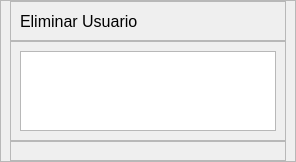
               <widget class="QWidget" name="pageE_Eliminar">
                <layout class="QHBoxLayout" name="horizontalLayout_13">
                 <property name="spacing">
                  <number>0</number>
                 </property>
                 <property name="leftMargin">
                  <number>0</number>
                 </property>
                 <property name="topMargin">
                  <number>0</number>
                 </property>
                 <property name="rightMargin">
                  <number>0</number>
                 </property>
                 <property name="bottomMargin">
                  <number>0</number>
                 </property>
                 <item>
                  <widget class="QFrame" name="frame_18">
                   <property name="minimumSize">
                    <size>
                     <width>0</width>
                     <height>0</height>
                    </size>
                   </property>
                   <property name="maximumSize">
                    <size>
                     <width>700</width>
                     <height>16777215</height>
                    </size>
                   </property>
                   <property name="frameShape">
                    <enum>QFrame::StyledPanel</enum>
                   </property>
                   <property name="frameShadow">
                    <enum>QFrame::Raised</enum>
                   </property>
                   <layout class="QVBoxLayout" name="verticalLayout_14">
                    <property name="spacing">
                     <number>0</number>
                    </property>
                    <property name="topMargin">
                     <number>0</number>
                    </property>
                    <property name="bottomMargin">
                     <number>0</number>
                    </property>
                    <item>
                     <widget class="QFrame" name="frame_19">
                      <property name="minimumSize">
                       <size>
                        <width>0</width>
                        <height>40</height>
                       </size>
                      </property>
                      <property name="maximumSize">
                       <size>
                        <width>16777215</width>
                        <height>40</height>
                       </size>
                      </property>
                      <property name="frameShape">
                       <enum>QFrame::StyledPanel</enum>
                      </property>
                      <property name="frameShadow">
                       <enum>QFrame::Raised</enum>
                      </property>
                      <layout class="QVBoxLayout" name="verticalLayout_15">
                       <item>
                        <widget class="QLabel" name="label_8">
                         <property name="font">
                          <font>
                           <pointsize>12</pointsize>
                          </font>
                         </property>
                         <property name="text">
                          <string>Eliminar Usuario</string>
                         </property>
                        </widget>
                       </item>
                      </layout>
                     </widget>
                    </item>
                    <item>
                     <widget class="QFrame" name="frame_20">
                      <property name="minimumSize">
                       <size>
                        <width>0</width>
                        <height>100</height>
                       </size>
                      </property>
                      <property name="maximumSize">
                       <size>
                        <width>16777215</width>
                        <height>100</height>
                       </size>
                      </property>
                      <property name="frameShape">
                       <enum>QFrame::StyledPanel</enum>
                      </property>
                      <property name="frameShadow">
                       <enum>QFrame::Raised</enum>
                      </property>
                      <layout class="QHBoxLayout" name="horizontalLayout_22">
                       <item>
                        <widget class="QTextBrowser" name="textBrowser_5"/>
                       </item>
                      </layout>
                     </widget>
                    </item>
                    <item>
                     <widget class="QFrame" name="frame_21">
                      <property name="frameShape">
                       <enum>QFrame::StyledPanel</enum>
                      </property>
                      <property name="frameShadow">
                       <enum>QFrame::Raised</enum>
                      </property>
                      <layout class="QHBoxLayout" name="horizontalLayout_21">
                       <item>
                        <widget class="QFrame" name="frame_29">
                         <property name="maximumSize">
                          <size>
                           <width>600</width>
                           <height>16777215</height>
                          </size>
                         </property>
                         <property name="frameShape">
                          <enum>QFrame::StyledPanel</enum>
                         </property>
                         <property name="frameShadow">
                          <enum>QFrame::Raised</enum>
                         </property>
                         <widget class="QLineEdit" name="inputCodigoEliminar">
                          <property name="geometry">
                           <rect>
                            <x>140</x>
                            <y>40</y>
                            <width>161</width>
                            <height>31</height>
                           </rect>
                          </property>
                          <property name="font">
                           <font>
                            <pointsize>11</pointsize>
                           </font>
                          </property>
                          <property name="text">
                           <string/>
                          </property>
                         </widget>
                         <widget class="QLabel" name="label_25">
                          <property name="geometry">
                           <rect>
                            <x>30</x>
                            <y>40</y>
                            <width>101</width>
                            <height>31</height>
                           </rect>
                          </property>
                          <property name="font">
                           <font>
                            <pointsize>12</pointsize>
                           </font>
                          </property>
                          <property name="text">
                           <string>Codigo: </string>
                          </property>
                          <property name="alignment">
                           <set>Qt::AlignRight|Qt::AlignTrailing|Qt::AlignVCenter</set>
                          </property>
                         </widget>
                         <widget class="QLabel" name="label_26">
                          <property name="geometry">
                           <rect>
                            <x>20</x>
                            <y>160</y>
                            <width>101</width>
                            <height>31</height>
                           </rect>
                          </property>
                          <property name="font">
                           <font>
                            <pointsize>12</pointsize>
                           </font>
                          </property>
                          <property name="text">
                           <string>Nombre: </string>
                          </property>
                          <property name="alignment">
                           <set>Qt::AlignRight|Qt::AlignTrailing|Qt::AlignVCenter</set>
                          </property>
                         </widget>
                         <widget class="QLabel" name="label_27">
                          <property name="geometry">
                           <rect>
                            <x>20</x>
                            <y>220</y>
                            <width>101</width>
                            <height>31</height>
                           </rect>
                          </property>
                          <property name="font">
                           <font>
                            <pointsize>12</pointsize>
                           </font>
                          </property>
                          <property name="text">
                           <string>Cargo: </string>
                          </property>
                          <property name="alignment">
                           <set>Qt::AlignRight|Qt::AlignTrailing|Qt::AlignVCenter</set>
                          </property>
                         </widget>
                         <widget class="QPushButton" name="btnCancelarEliminar">
                          <property name="geometry">
                           <rect>
                            <x>370</x>
                            <y>230</y>
                            <width>161</width>
                            <height>31</height>
                           </rect>
                          </property>
                          <property name="font">
                           <font>
                            <pointsize>12</pointsize>
                           </font>
                          </property>
                          <property name="text">
                           <string>Cancelar</string>
                          </property>
                         </widget>
                         <widget class="QPushButton" name="btnEliminarUsuario">
                          <property name="geometry">
                           <rect>
                            <x>370</x>
                            <y>160</y>
                            <width>161</width>
                            <height>31</height>
                           </rect>
                          </property>
                          <property name="font">
                           <font>
                            <pointsize>12</pointsize>
                           </font>
                          </property>
                          <property name="text">
                           <string>Eliminar</string>
                          </property>
                         </widget>
                         <widget class="Line" name="line_6">
                          <property name="geometry">
                           <rect>
                            <x>330</x>
                            <y>150</y>
                            <width>21</width>
                            <height>121</height>
                           </rect>
                          </property>
                          <property name="orientation">
                           <enum>Qt::Vertical</enum>
                          </property>
                         </widget>
                         <widget class="QPushButton" name="btnBuscarEliminar">
                          <property name="geometry">
                           <rect>
                            <x>370</x>
                            <y>40</y>
                            <width>161</width>
                            <height>31</height>
                           </rect>
                          </property>
                          <property name="font">
                           <font>
                            <pointsize>12</pointsize>
                           </font>
                          </property>
                          <property name="text">
                           <string>Buscar</string>
                          </property>
                         </widget>
                         <widget class="Line" name="line_8">
                          <property name="geometry">
                           <rect>
                            <x>50</x>
                            <y>100</y>
                            <width>481</width>
                            <height>20</height>
                           </rect>
                          </property>
                          <property name="orientation">
                           <enum>Qt::Horizontal</enum>
                          </property>
                         </widget>
                         <widget class="QLabel" name="txtNombreEliminar">
                          <property name="geometry">
                           <rect>
                            <x>140</x>
                            <y>160</y>
                            <width>161</width>
                            <height>31</height>
                           </rect>
                          </property>
                          <property name="font">
                           <font>
                            <pointsize>12</pointsize>
                           </font>
                          </property>
                          <property name="styleSheet">
                           <string notr="true">background-color: rgb(210, 221, 255);</string>
                          </property>
                          <property name="text">
                           <string>**********</string>
                          </property>
                          <property name="alignment">
                           <set>Qt::AlignLeading|Qt::AlignLeft|Qt::AlignVCenter</set>
                          </property>
                         </widget>
                         <widget class="QLabel" name="txtCargoEliminar">
                          <property name="geometry">
                           <rect>
                            <x>140</x>
                            <y>220</y>
                            <width>161</width>
                            <height>31</height>
                           </rect>
                          </property>
                          <property name="font">
                           <font>
                            <pointsize>12</pointsize>
                           </font>
                          </property>
                          <property name="styleSheet">
                           <string notr="true">background-color: rgb(210, 221, 255);</string>
                          </property>
                          <property name="text">
                           <string>**********</string>
                          </property>
                          <property name="alignment">
                           <set>Qt::AlignLeading|Qt::AlignLeft|Qt::AlignVCenter</set>
                          </property>
                         </widget>
                        </widget>
                       </item>
                      </layout>
                     </widget>
                    </item>
                   </layout>
                  </widget>
                 </item>
                </layout>
               </widget>
